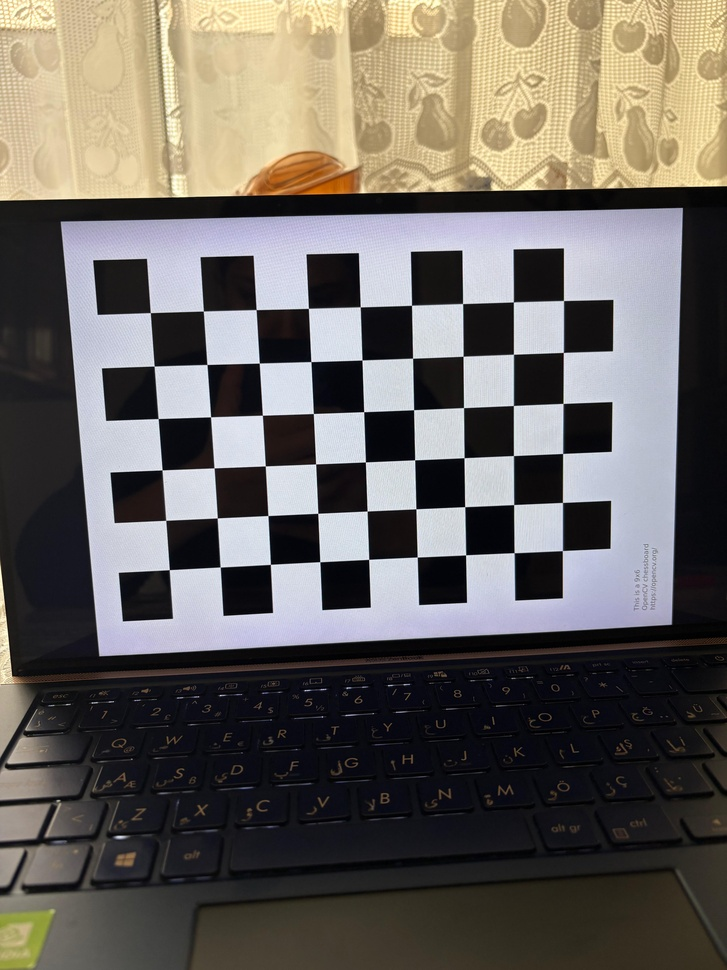
#> input picture calibration_images/foto1.jpeg, 727 x 970 px, shrunk from 3840 x 5120 before the run; its folder holds 4 pictures in this run
$ python camera_calibration.py
#> lines starting #> are read from the running program, lines starting #| are printed output that depends on the picture
import cv2
import numpy as np
import glob
import os
import json

# ============ AYARLAR (kendi checkerboard'unuza gore duzenleyin) ============

# Ic kose sayisi (kare sayisi degil!). Ornek: 10x7 kare -> 9x6 ic kose
CHECKERBOARD = (9, 6)  # (genislik, yukseklik) ic kose sayisi

# Bir karenin GERCEK kenar uzunlugu, milimetre cinsinden (cetvelle olcun!)
SQUARE_SIZE_MM = 21.0

# Kalibrasyon fotograflarinin bulundugu klasor
IMAGES_FOLDER = "calibration_images"

# Desteklenen dosya uzantilari
IMAGE_EXTENSIONS = ["*.jpg", "*.jpeg", "*.png"]

# Sonuclarin kaydedilecegi dosya
OUTPUT_FILE = "kamera_parametreleri.json"

# =============================================================================


def kalibrasyonu_calistir():
    # Checkerboard'un 3D gercek dunya koordinatlarini hazirla (Z=0 duzleminde)
    objp = np.zeros((CHECKERBOARD[0] * CHECKERBOARD[1], 3), np.float32)
    objp[:, :2] = np.mgrid[0:CHECKERBOARD[0], 0:CHECKERBOARD[1]].T.reshape(-1, 2)
    objp *= SQUARE_SIZE_MM  # gercek dunya birimine (mm) olcekle

    objpoints = []  # 3D gercek dunya noktalari (her gorsel icin)
    imgpoints = []  # 2D goruntu duzlemi noktalari (her gorsel icin)

    # Klasordeki tum gorselleri topla
    image_files = []
    for ext in IMAGE_EXTENSIONS:
        image_files.extend(glob.glob(os.path.join(IMAGES_FOLDER, ext)))
#> pass 2 of the loop in kalibrasyonu_calistir, `for ext in IMAGE_EXTENSIONS:`:
#> pass 3 of the loop in kalibrasyonu_calistir, `for ext in IMAGE_EXTENSIONS:`:

    if len(image_files) == 0:
        print(f"HATA: '{IMAGES_FOLDER}' klasorunde hic gorsel bulunamadi.")
        print("Once checkerboard fotograflarinizi bu klasore koyun.")
        return

    print(f"{len(image_files)} gorsel bulundu. Isleniyor...\n")

    gecerli_sayisi = 0
    img_shape = None

    for fname in image_files:
        img = cv2.imread(fname)
#> img is the input picture: shape (970, 727, 3); mean B, G, R 96.2, 101.8, 106.7
        if img is None:
            print(f"  [ATLA] Okunamadi: {fname}")
            continue

        gray = cv2.cvtColor(img, cv2.COLOR_BGR2GRAY)
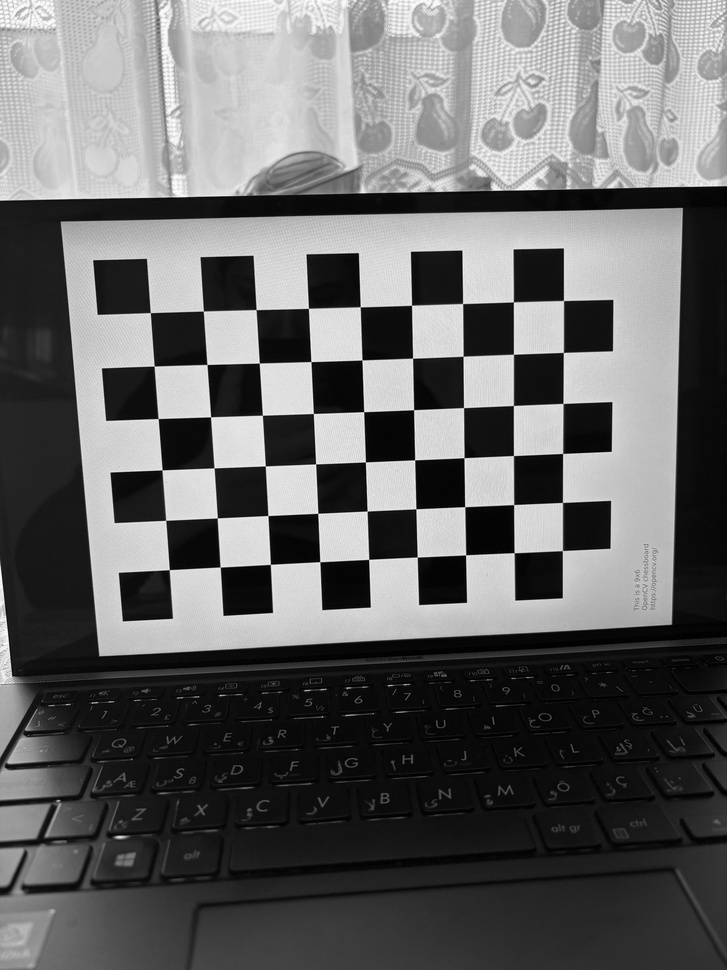
#> gray: shape (970, 727); min 0, max 254, mean 102.6
        img_shape = gray.shape[::-1]  # (genislik, yukseklik)
#> img_shape = (727, 970)

        # Checkerboard koselerini bul
        found, corners = cv2.findChessboardCorners(gray, CHECKERBOARD, None)
#> found = True; corners = 54 rows, first 8: [150.4, 312.6], [203.3, 311.1], [256.1, 309.6], [308.4, 308.4], [360.2, 306.8], [411.5, 305.3], [462.5, 303.5], [513.4, 302]

        if found:
            # Kose konumlarini alt-piksel hassasiyetinde iyilestir
            criteria = (cv2.TERM_CRITERIA_EPS + cv2.TERM_CRITERIA_MAX_ITER, 30, 0.001)
            corners_refined = cv2.cornerSubPix(gray, corners, (11, 11), (-1, -1), criteria)
#> corners_refined = 54 rows, first 8: [150.3, 312.6], [203.4, 311], [256.1, 309.6], [308.4, 308.3], [360.3, 306.8], [411.5, 305.3], [462.6, 303.5], [513.4, 301.8]

            objpoints.append(objp)
            imgpoints.append(corners_refined)
            gecerli_sayisi += 1
            print(f"  [OK]   Checkerboard bulundu: {os.path.basename(fname)}")
        else:
            print(f"  [YOK]  Checkerboard bulunamadi: {os.path.basename(fname)}")
#> pass 2 of the loop in kalibrasyonu_calistir, `for fname in image_files:`:
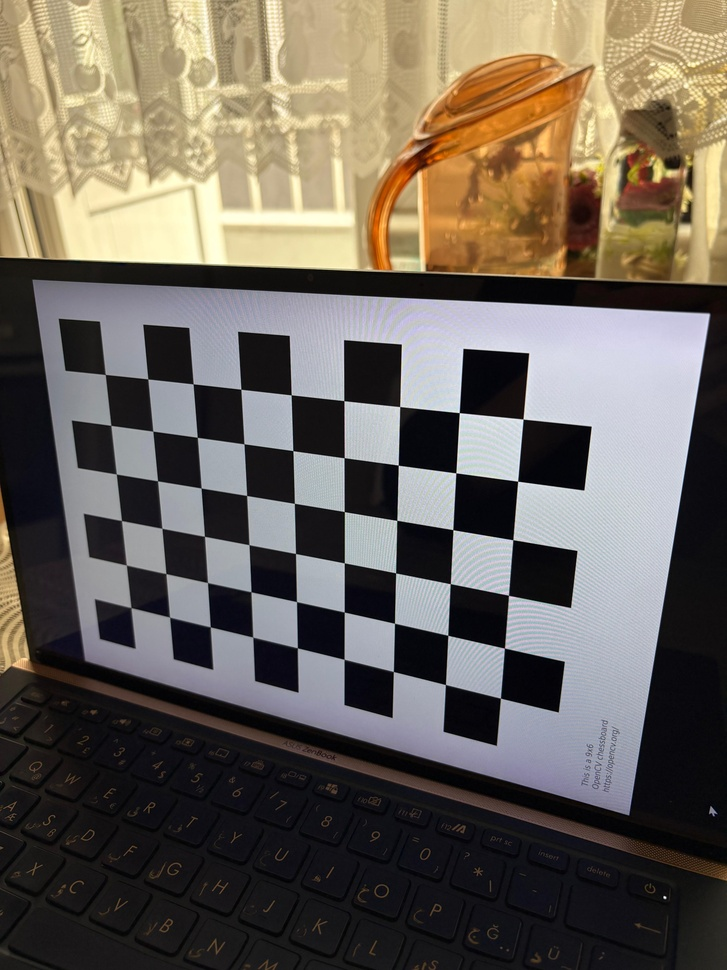
#> input picture calibration_images/foto10.jpeg, 727 x 970 px, shrunk from 3840 x 5120 before the run
#> in kalibrasyonu_calistir, img is the input picture: shape (970, 727, 3); mean B, G, R 90.8, 100.6, 108.5
#> in kalibrasyonu_calistir, `gray = cv2.cvtColor(img, cv2.COLOR_BGR2GRAY)`:
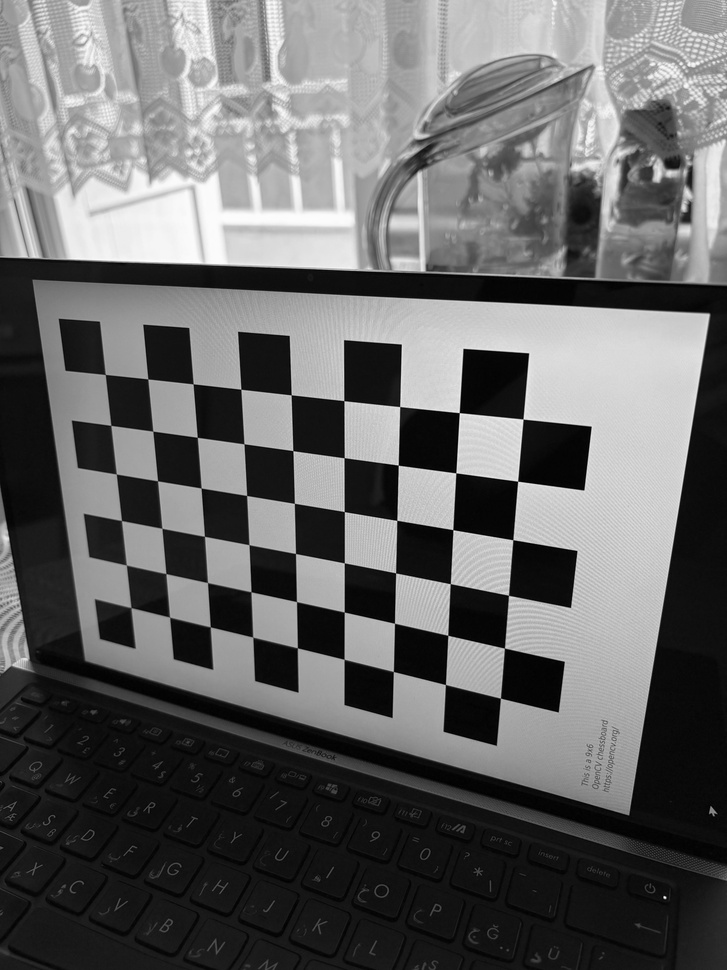
#> gray: shape (970, 727); min 0, max 255, mean 101.9
#> corners = 54 rows, first 8: [105.3, 374.5], [147.8, 378.9], [193.2, 383.8], [240.9, 389.2], [291.2, 394.8], [343.8, 400.6], [399.7, 406.5], [459.3, 412.6]
#> corners_refined = 54 rows, first 8: [105.2, 374.4], [147.8, 378.9], [193.1, 383.8], [240.8, 389.2], [291.2, 394.8], [343.8, 400.6], [399.7, 406.5], [459.3, 412.6]
#> pass 3 of the loop in kalibrasyonu_calistir, `for fname in image_files:`:
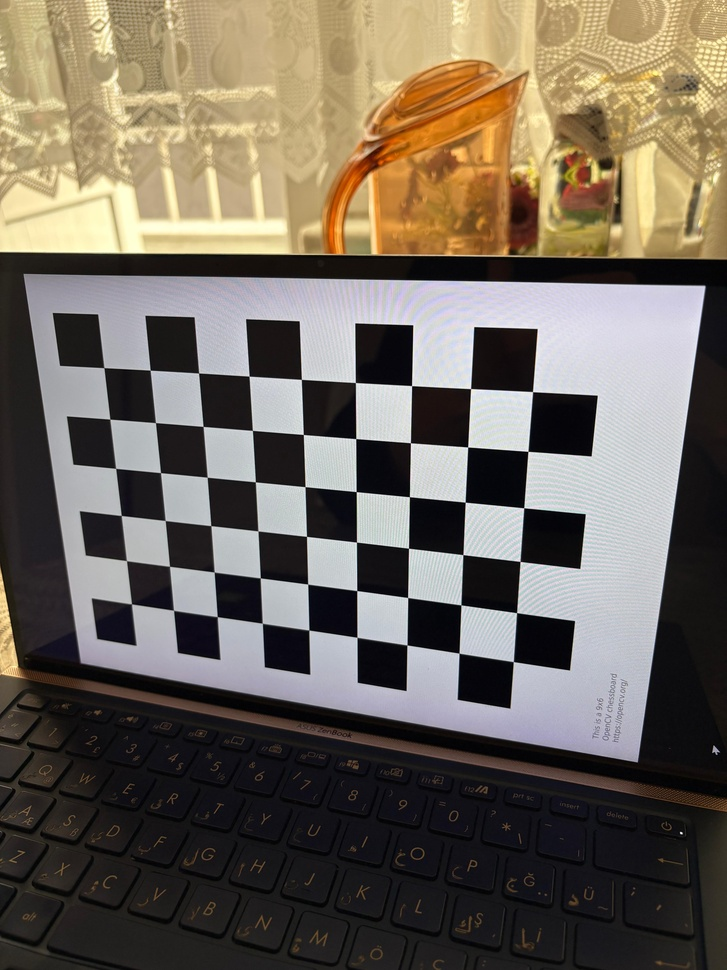
#> input picture calibration_images/foto11.jpeg, 727 x 970 px, shrunk from 3840 x 5120 before the run
#> in kalibrasyonu_calistir, img is the input picture: shape (970, 727, 3); mean B, G, R 92.3, 103.9, 112.5
#> in kalibrasyonu_calistir, `gray = cv2.cvtColor(img, cv2.COLOR_BGR2GRAY)`:
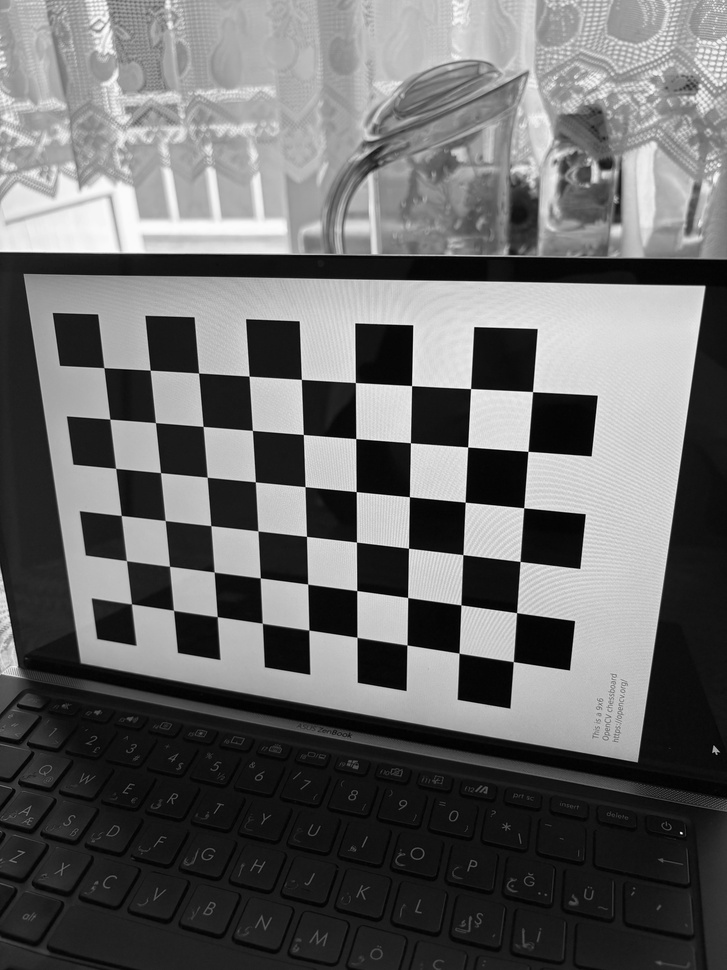
#> gray: shape (970, 727); min 0, max 255, mean 105.1
#> corners = 54 rows, first 8: [103.9, 367.7], [150.2, 370.2], [198.6, 372.9], [249, 376.2], [301.4, 379.4], [355.4, 382.5], [411.5, 385.6], [470.6, 388.6]
#> corners_refined = 54 rows, first 8: [103.8, 367.6], [150.2, 370.2], [198.6, 373], [249.1, 376.1], [301.4, 379.4], [355.4, 382.5], [411.6, 385.6], [470.6, 388.6]
#> the loop made 4 passes; the first 3 are shown

    print(f"\nToplam {gecerli_sayisi}/{len(image_files)} gorselde checkerboard basariyla tespit edildi.")

    if gecerli_sayisi < 10:
        print("UYARI: 10'dan az gecerli gorsel var. Kalibrasyon hassasiyeti dusuk olabilir.")
        print("Daha fazla, farkli acilardan cekilmis fotograf eklemeniz onerilir.")

    if gecerli_sayisi < 3:
        print("HATA: Kalibrasyon icin yeterli gorsel yok (en az birkac tane gerekli). Durduruluyor.")
        return

    # Kalibrasyonu calistir
    print("\nKalibrasyon hesaplaniyor...")
    ret, camera_matrix, dist_coeffs, rvecs, tvecs = cv2.calibrateCamera(
        objpoints, imgpoints, img_shape, None, None
    )

    if not ret:
        print("HATA: Kalibrasyon basarisiz oldu.")
        return

    # Sonuclari ekrana yazdir
    fx = camera_matrix[0, 0]
    fy = camera_matrix[1, 1]
    cx = camera_matrix[0, 2]
    cy = camera_matrix[1, 2]

    print("\n" + "=" * 50)
    print("KALIBRASYON SONUCLARI")
    print("=" * 50)
    print(f"Goruntu boyutu (genislik x yukseklik): {img_shape}")
#| Goruntu boyutu (genislik x yukseklik): (727, 970)
    print(f"f_x (piksel): {fx:.3f}")
    print(f"f_y (piksel): {fy:.3f}")
    print(f"c_x (piksel): {cx:.3f}")
    print(f"c_y (piksel): {cy:.3f}")
    print(f"Distorsiyon katsayilari: {dist_coeffs.ravel()}")
    print(f"Ortalama yeniden izdusum hatasi (px, dusuk = iyi): {ret:.4f}")
    print("=" * 50)

    # Sonuclari JSON dosyasina kaydet (sonraki adimlarda kullanmak icin)
    sonuc = {
        "image_width": int(img_shape[0]),
        "image_height": int(img_shape[1]),
        "fx": float(fx),
        "fy": float(fy),
        "cx": float(cx),
        "cy": float(cy),
        "distortion_coefficients": dist_coeffs.ravel().tolist(),
        "reprojection_error_px": float(ret),
        "square_size_mm": SQUARE_SIZE_MM,
        "checkerboard_inner_corners": list(CHECKERBOARD),
        "num_images_used": gecerli_sayisi,
    }

    with open(OUTPUT_FILE, "w", encoding="utf-8") as f:
        json.dump(sonuc, f, ensure_ascii=False, indent=2)

    print(f"\nParametreler '{OUTPUT_FILE}' dosyasina kaydedildi.")
    print("Bu dosyayi bir sonraki adimda (mesafe hesaplama) kullanacagiz.")


if __name__ == "__main__":
    kalibrasyonu_calistir()
